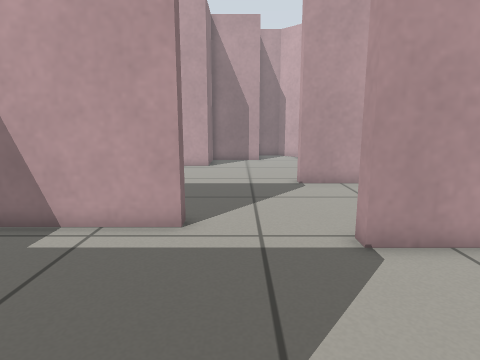
view 1 (above)

16 first-person views from a walk through a robot-simulator world made for Gazebo. The camera is 0.64 m above the floor, tilts 10° down and sees 75° across. The floor is counted in squares, 0.25 m on a side. Each view is taken from the middle of a square. On the plan, view 1 faces up. The plan holds only what a view shows up to about 20 squares ahead; the rest is blank.

view 2
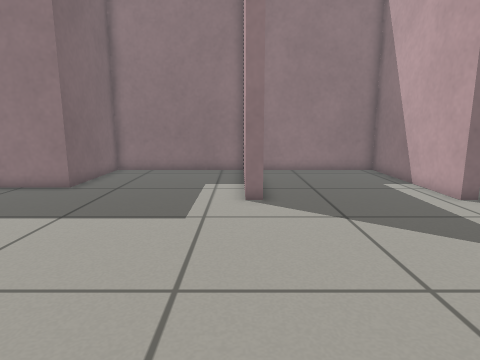

view 3
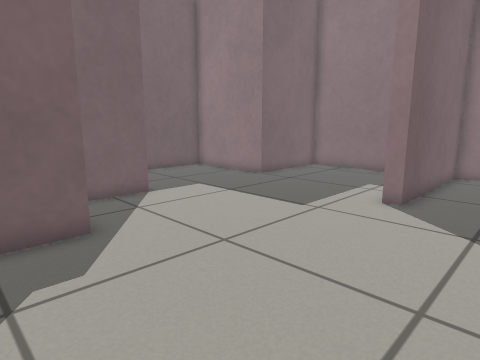

view 4
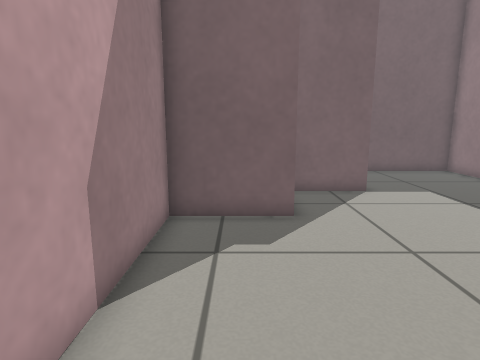

view 5
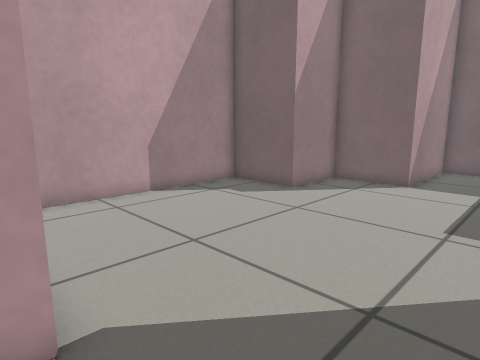

view 6
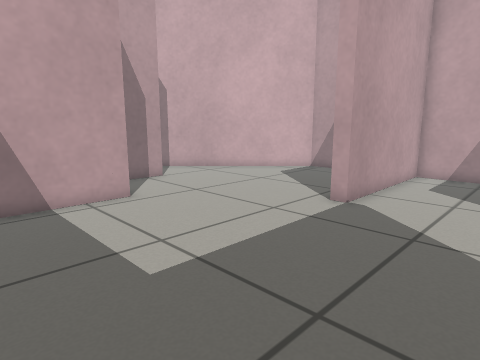

view 7
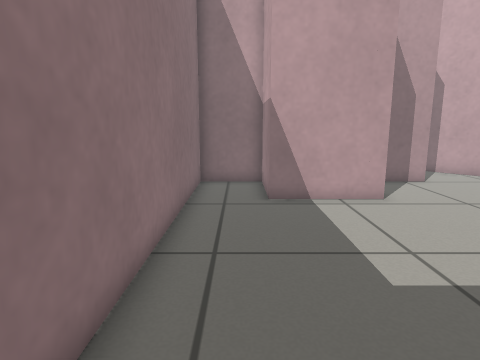

view 8
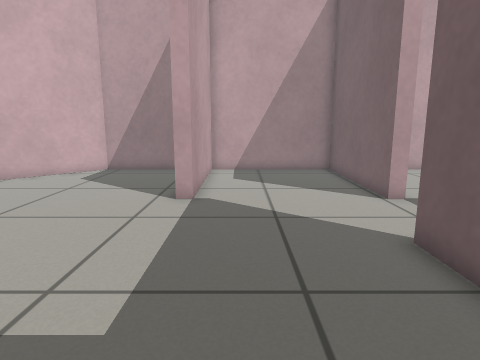

view 9
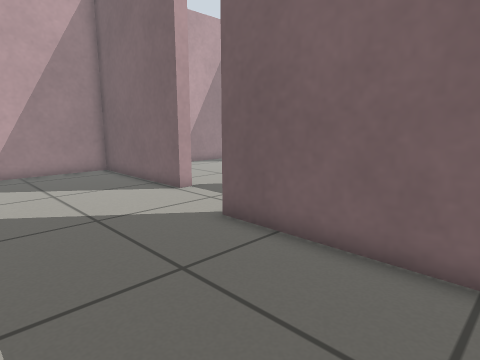

view 10
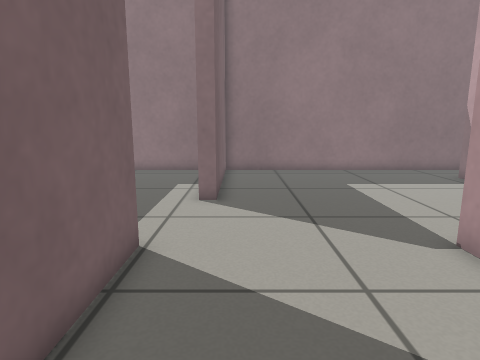

view 11
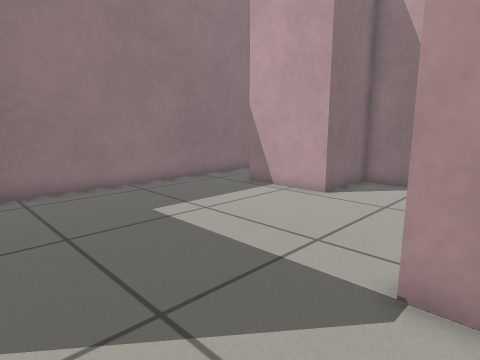

view 12
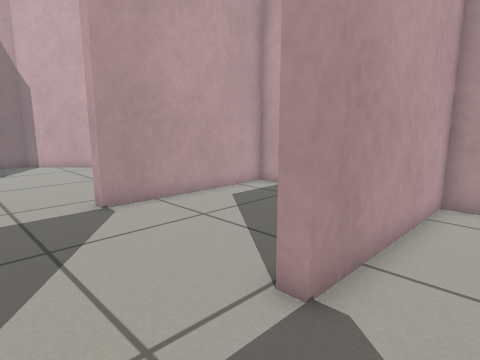

view 13
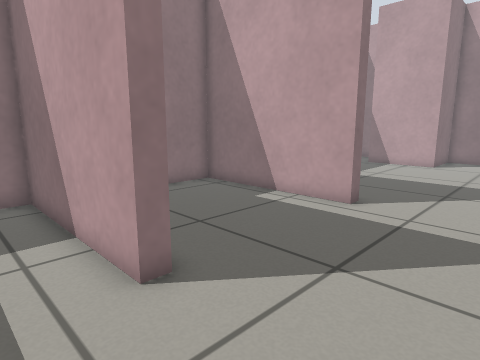

view 14
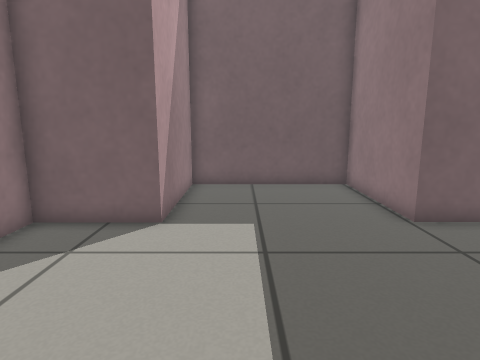

view 15
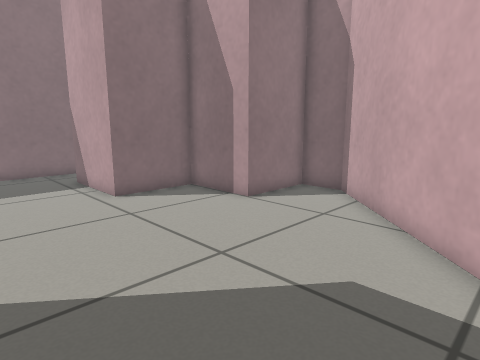

view 16
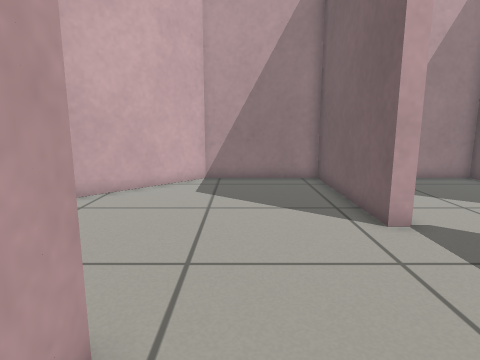

### Floor plan
Points are (right, up) in squares from view 1. A wall is a line through its corners. A room is listed if a view was taken in it or the views show most of it. See-through windows are left out.
Room 1 (views 1, 2, 3, 4, 12, 13, 14)
walls: (-2.5, 7.6) (-8.8, 7.6) (-8.8, 0.8) (-1.5, 0.8) (-1.5, 0.2) (-8.8, 0.2) (-8.8, -7) (-3.6, -7) (-3.6, -12.4) (3.1, -12.4) (3.1, -7) (6.5, -7) (6.5, -3.5) (10, -3.5) (10, 6.2) (2.6, 6.2)
ways out: opening at (-0.5, 6.2) to room 2
Room 2 (views 5, 6, 7, 8, 9, 10, 11, 15, 16)
walls: (2.6, 6.2) (2.6, 6.8) (10, 6.8) (10, 13.6) (2.6, 13.6) (2.6, 14.2) (10, 14.2) (10, 19.7) (3.3, 26.4) (1.4, 26.4) (1.4, 23) (-2, 23) (-2, 19.6) (-6, 19.6) (-6, 23) (-8.8, 23) (-8.8, 8.2) (-1.5, 8.2) (-1.5, 7.6) (-2.5, 7.6)
ways out: opening at (-0.5, 6.2) to room 1

Positions as (right, up) in squares from view 1, and headings:
1: (0, 0), facing up
2: (9, 0), facing left
3: (9, 4), facing down-left
4: (8, 5), facing down
5: (-1, 7), facing down-right
6: (-7, 9), facing up-right
7: (-7, 9), facing up
8: (-8, 12), facing right
9: (-8, 14), facing down-right
10: (9, 9), facing left
11: (4, 9), facing up-left
12: (-1, 4), facing up-right
13: (3, -2), facing up-left
14: (1, 1), facing down
15: (9, 15), facing up-left
16: (-5, 18), facing right
